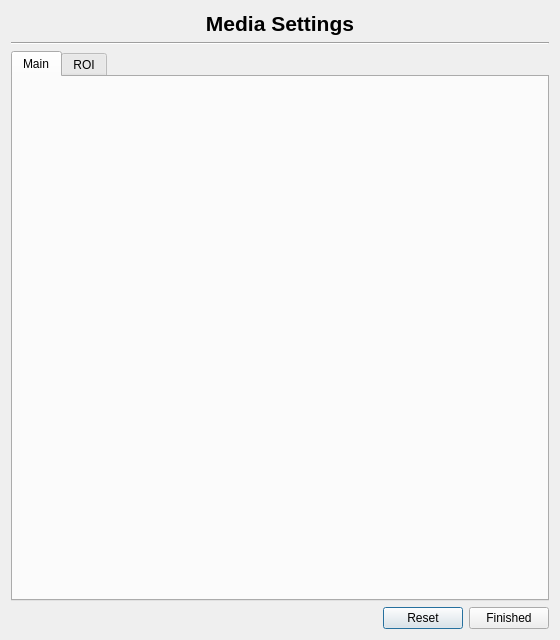
<?xml version="1.0" encoding="UTF-8"?>
<ui version="4.0">
 <class>AutomaticSettings</class>
 <widget class="QDialog" name="AutomaticSettings">
  <property name="geometry">
   <rect>
    <x>0</x>
    <y>0</y>
    <width>560</width>
    <height>640</height>
   </rect>
  </property>
  <property name="windowTitle">
   <string>Media Settings</string>
  </property>
  <layout class="QGridLayout" name="gridLayout">
   <item row="3" column="0">
    <spacer name="horizontalSpacer">
     <property name="orientation">
      <enum>Qt::Horizontal</enum>
     </property>
     <property name="sizeHint" stdset="0">
      <size>
       <width>40</width>
       <height>20</height>
      </size>
     </property>
    </spacer>
   </item>
   <item row="3" column="1">
    <widget class="QPushButton" name="reset_button">
     <property name="text">
      <string>Reset</string>
     </property>
    </widget>
   </item>
   <item row="3" column="2">
    <widget class="QPushButton" name="close_button">
     <property name="text">
      <string>Finished</string>
     </property>
    </widget>
   </item>
   <item row="0" column="0" colspan="3">
    <widget class="QLabel" name="title_label">
     <property name="font">
      <font>
       <pointsize>16</pointsize>
       <bold>true</bold>
      </font>
     </property>
     <property name="text">
      <string>Media Settings</string>
     </property>
     <property name="alignment">
      <set>Qt::AlignCenter</set>
     </property>
    </widget>
   </item>
   <item row="1" column="0" colspan="3">
    <widget class="Line" name="line">
     <property name="orientation">
      <enum>Qt::Horizontal</enum>
     </property>
    </widget>
   </item>
   <item row="2" column="0" colspan="3">
    <widget class="QTabWidget" name="tabs">
     <property name="currentIndex">
      <number>0</number>
     </property>
     <widget class="QWidget" name="main">
      <attribute name="title">
       <string>Main</string>
      </attribute>
      <layout class="QGridLayout" name="gridLayout_2"/>
     </widget>
     <widget class="QWidget" name="roi">
      <attribute name="title">
       <string>ROI</string>
      </attribute>
      <layout class="QGridLayout" name="gridLayout_3">
       <item row="1" column="2">
        <widget class="QLabel" name="bad_label">
         <property name="text">
          <string>Bad QP:</string>
         </property>
        </widget>
       </item>
       <item row="1" column="4">
        <spacer name="horizontalSpacer_2">
         <property name="orientation">
          <enum>Qt::Horizontal</enum>
         </property>
         <property name="sizeHint" stdset="0">
          <size>
           <width>40</width>
           <height>20</height>
          </size>
         </property>
        </spacer>
       </item>
       <item row="0" column="0" colspan="5">
        <widget class="VideoWidget" name="roi_surface" native="true"/>
       </item>
       <item row="1" column="0">
        <widget class="QLabel" name="good_label">
         <property name="text">
          <string>Good QP:</string>
         </property>
        </widget>
       </item>
       <item row="1" column="1">
        <widget class="QSpinBox" name="good_qp">
         <property name="suffix">
          <string/>
         </property>
         <property name="prefix">
          <string/>
         </property>
         <property name="minimum">
          <number>22</number>
         </property>
         <property name="maximum">
          <number>47</number>
         </property>
        </widget>
       </item>
       <item row="1" column="3">
        <widget class="QSpinBox" name="bad_qp">
         <property name="minimum">
          <number>22</number>
         </property>
         <property name="maximum">
          <number>47</number>
         </property>
         <property name="value">
          <number>47</number>
         </property>
        </widget>
       </item>
      </layout>
     </widget>
    </widget>
   </item>
  </layout>
 </widget>
 <customwidgets>
  <customwidget>
   <class>VideoWidget</class>
   <extends>QWidget</extends>
   <header>ui/gui/videowidget.h</header>
   <container>1</container>
  </customwidget>
 </customwidgets>
 <resources/>
 <connections/>
</ui>
